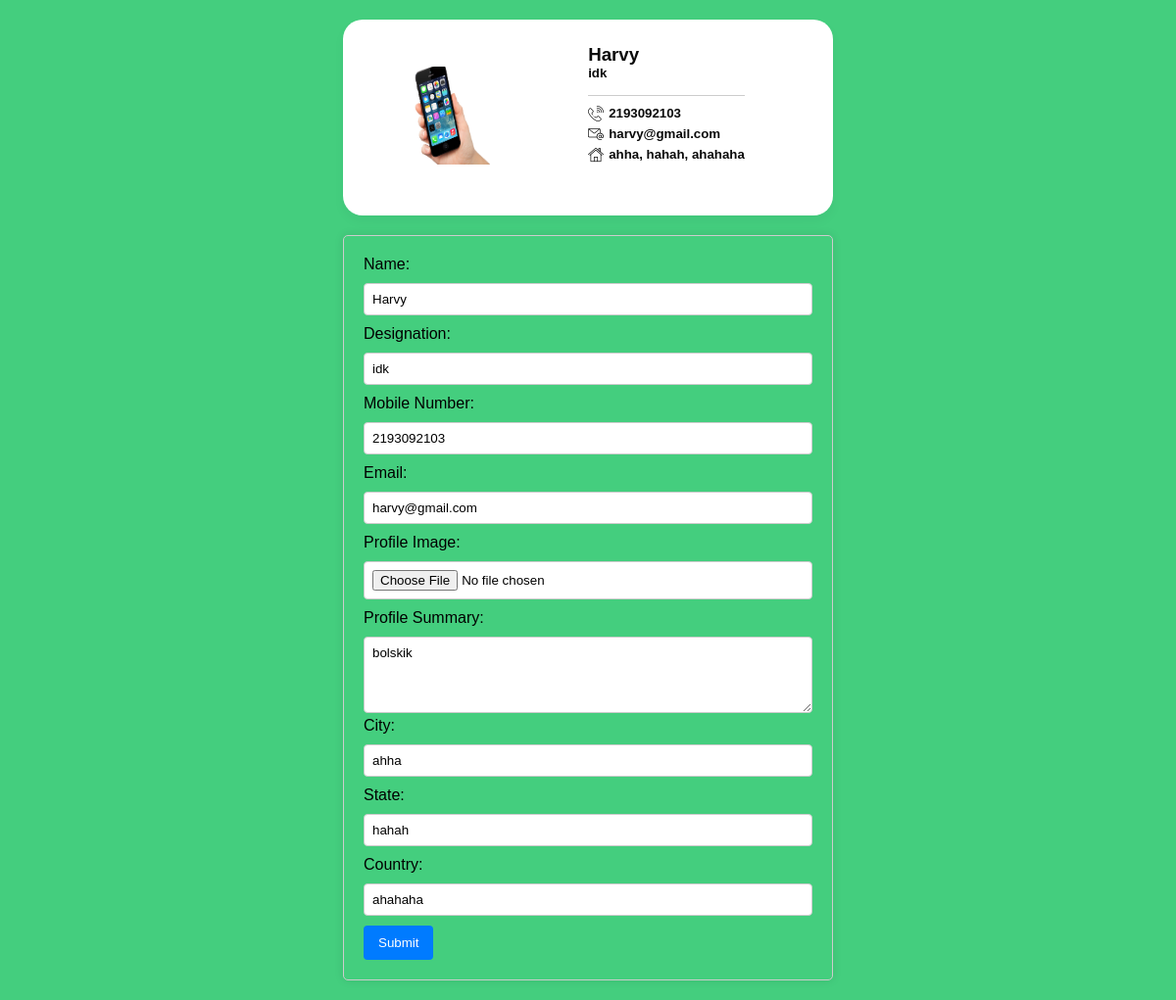
The app's page /profile/ (signed in) with its own data.
### users/models.py (models this page shows)
class Profile(models.Model):
    user = models.OneToOneField(User, on_delete=models.CASCADE)
    full_name = models.CharField(max_length=50, null= True)
    designation = models.CharField(max_length=100, null= True)
    mobile_number = models.CharField(max_length=20, null=True)
    profile_image = models.ImageField(null=True, upload_to='static/images/' )
    profile_summary = models.TextField(max_length=300, null= True)
    city = models.CharField(max_length=100, null= True)
    state = models.CharField(max_length=100, null= True)
    country = models.CharField(max_length=100, null= True)

### users/views.py (the view, shortened to what this page needs)
# urls.py: path('profile/', UserProfile.as_view(), name='user-profile' ),
class UserProfile(View):
    template_name = 'users/profile.html'
    def get(self, request):
        try:
            user_profile = Profile.objects.get(user=request.user)
        except Profile.DoesNotExist:
            user_profile = None
        form_data = {
            'name': user_profile.full_name if user_profile else '',
            'email': request.user.email if user_profile else '',
            'designation': user_profile.designation if user_profile else '',
            'mobile_no': user_profile.mobile_number if user_profile else '',
            'profile_image': user_profile.profile_image if user_profile else '',
            'profile_summary': user_profile.profile_summary if user_profile else '',
            'city': user_profile.city if user_profile else '',
            'state': user_profile.state if user_profile else '',
            'country': user_profile.country if user_profile else '',
        }
        context = {
        'profile': user_profile,
        'form_data': form_data
        }
        return render(request, self.template_name, context)

### templates/users/profile.html (shortened to what this page needs)
{% extends 'base.html' %}
{% load static %}
{% block content %}
<link rel="stylesheet" href="{%static 'css/profile.css' %}">
<div class="profile-page">
    <div class="profile-container">
        <div class="profile-container-pic">
            {% if request.user.profile.profile_image %}
            <img src="{{ request.user.profile.profile_image.url}}" alt="Profile Image">
            {% else %}
            <img src="{% static 'images/mypic.png' %}" alt="Default Image">
            {% endif %}
        </div>
        <div class="profile-details">
            <h3>{{ request.user.profile.full_name }}</h3>
            <h5>{{ request.user.profile.designation }}</h5>
            <hr>
            <div class="text">
                <div class="mobile">
                    <img src="{% static 'images/phone.png' %}" alt="">
                    <h5>{{ request.user.profile.mobile_number }}</h5>
                </div>
                <div class="email">
                    <img src="{% static 'images/email.png' %}" alt="">
                    <h5>{{ request.user.email }}</h5>
                </div>
                <div class="home">
                    <img src="{% static 'images/house.png' %}" alt="">
                    <h5>{{ request.user.profile.city }}, {{ request.user.profile.state }},
                        {{request.user.profile.country }}</h5>
                </div>
            </div>
        </div>
    </div>
</div>
<div class="profile-form">
    <form action="#" method="post" enctype="multipart/form-data">
        <label for="name">Name:</label>
        <input type="text" id="name" name="name" value="{{ form_data.name }}" required>
        <label for="designation">Designation:</label>
        <input type="text" id="designation" name="designation" value="{{ form_data.designation }}" required>
        <label for="mobile_no">Mobile Number:</label>
        <input type="text" id="mobile_no" name="mobile_no" value="{{ form_data.mobile_no }}" required>
        <label for="email">Email:</label>
        <input type="email" id="email" name="email" value="{{ form_data.email }}" required>
        <label for="profile_image">Profile Image:</label>
        <input type="file" id="profile_image" name="profile_image">
        <label for="profile_summary">Profile Summary:</label>
        <textarea id="profile_summary" name="profile_summary" rows="4"
            required>{{ form_data.profile_summary }}</textarea>
        <label for="city">City:</label>
        <input type="text" id="city" name="city" value="{{ form_data.city }}" required>
        <label for="state">State:</label>
        <input type="text" id="state" name="state" value="{{ form_data.state }}" required>
        <label for="country">Country:</label>
        <input type="text" id="country" name="country" value="{{ form_data.country }}" required>
        <button type="submit">Submit</button>
    </form>
</div>
{% endblock content %}

### static/css/home.css (style rules this page uses)
* { margin: 0; padding: 0; box-sizing: border-box; font-family: 'Popins', sans-serif; }
body { background-color: #44ce7e; color: #0b0b0b; }
label { color: #fff; }
input { padding: 10px; margin-bottom: 10px; border: 1px solid #ccc; border-radius: 5px; background-color: #fff; color: #000; }
button { padding: 10px; background-color: rgb(36, 147, 97); color: #fff; border: none; border-radius: 5px; cursor: pointer; }

### static/css/profile.css (style rules this page uses)
.profile-page { display: flex; align-items: center; justify-content: center; flex-direction: column; padding-top: 20px; }
.profile-container { background: #ffffff; display: flex; align-items: center; justify-content: center; width: 500px; height: 200px; border-radius: 20px; box-shadow: 0 6px 12px rgba(30,10,58,.04); }
.profile-container-pic { margin-left: 60px; }
.profile-container-pic img { width:100px; height:100px }
.profile-details { width: 200px; height:150px; margin-left: 100px; margin-right: 100px; }
.profile-details hr { border: 0; height: 1px; background:#ccc; margin: 15px 0 10px; }
.mobile { display: flex; flex-direction: row; justify-content: space-between; width: max-content; margin-top: 5px; }
.mobile img { margin-right: 5px; }
.email { display: flex; flex-direction: row; justify-content: space-between; width: max-content; margin-top: 5px; }
.email img { margin-right: 5px; }
.home { display: flex; flex-direction: row; justify-content: space-between; width: max-content; margin-top: 5px; }
.home img { margin-right: 5px; }
.profile-form { width: 500px; margin: 20px auto; padding: 20px; border: 1px solid #ccc; border-radius: 5px; box-shadow: 0 0 10px rgba(0, 0, 0, 0.1); }
.profile-form label { display: block; margin-bottom: 10px; color: black; }
.profile-form input[type="text"], .profile-form input[type="email"], .profile-form input[type="file"] { width: 100%; padding: 8px; margin-bottom: 10px; border: 1px solid #ccc; border-radius: 4px; }
.profile-form textarea { width: 100%; padding: 8px; border: 1px solid #ccc; border-radius: 4px; resize: vertical; }
.profile-form button { padding: 10px 15px; background-color: #007BFF; color: #fff; border: none; border-radius: 4px; cursor: pointer; }

### records on screen
Profile: name "Harvy", designation "idk", mobile_no "2193092103", profile_summary "bolskik", city "ahha", state "hahah", country "ahahaha"

### other values on screen
{{ request.user.profile.full_name }} "Harvy"
{{ request.user.profile.designation }} "idk"
{{ request.user.profile.mobile_number }} "2193092103"
{{ request.user.email }} "harvy@gmail.com"
{{ request.user.profile.city }} "ahha"
{{ request.user.profile.state }} "hahah"
{{ request.user.profile.country }} "ahahaha"
